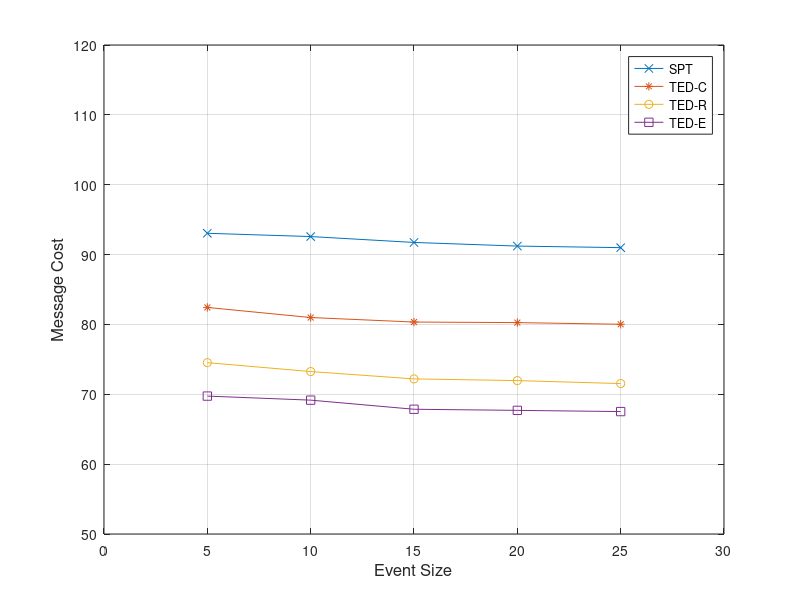

Write MATLAB code to recreate this figure.
x=[5 10 15 20 25]
y=[93.047 92.579 91.737 91.217 90.991]
y1=[82.433 80.988 80.341 80.262 80.023]
y2=[74.53 73.255 72.203 71.959 71.535]
y3=[69.743 69.162 67.858 67.698 67.525]
plot(x, y, '-x', x, y1, '-*', x, y2, '-o', x, y3, '-s')
axis([0 30 50 120])
xlabel('Event Size', 'fontsize',12)
ylabel('Message Cost','fontsize',12)
legend('SPT', 'TED-C', 'TED-R', 'TED-E')
%set(h, 'Box', 'on')
grid on
